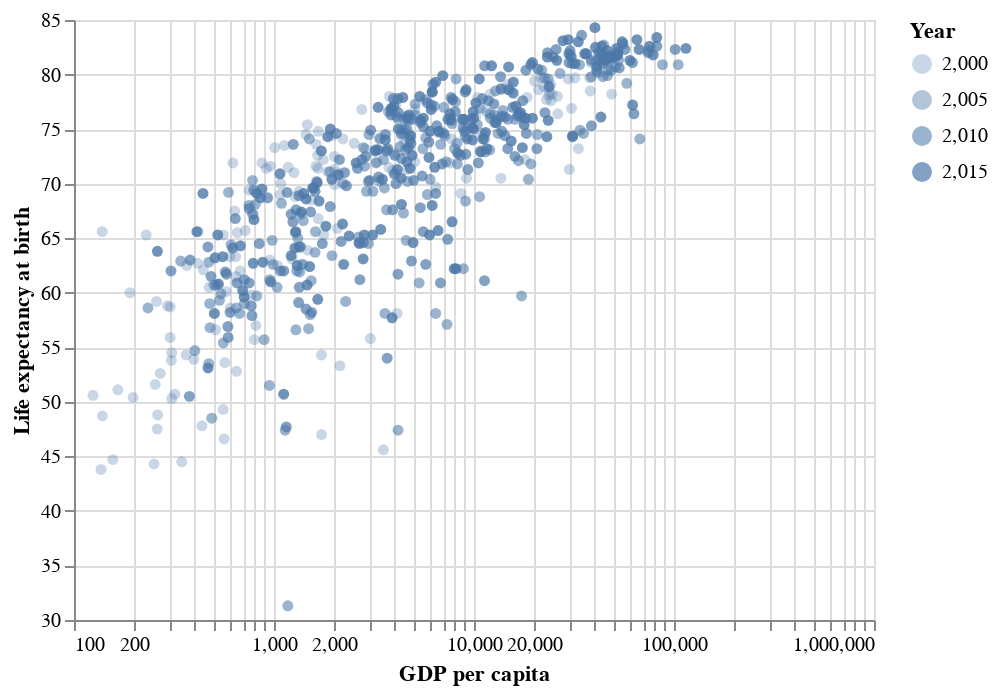

This figure's notebook cell:
### Markdown cell above
If instead of simply modifying an aesthetic, we want to use it to display variable information, we could instead specify the attribute *through an encoding*, as below:

### Code cell
# use opacity as an encoding channel
alt.Chart(data).mark_circle().encode(
    x = alt.X('GDP per capita', scale = alt.Scale(type = 'log')),
    y = alt.Y('All', title = 'Life expectancy at birth',
              scale = alt.Scale(zero = False)),
    opacity = 'Year'
)

### Figure 1 — Vega-Lite specification as saved in the notebook (floating-point values rounded to 4 significant figures; data arrays with more than 128 entries replaced by an {"elided": "..."} marker saying what was removed)
{"config": {"view": {"continuousWidth": 400, "continuousHeight": 300}}, "data": {"name": "data-f387fa34a6db5787f5f98ceb7832c6b7"}, "mark": "circle", "encoding": {"opacity": {"type": "quantitative", "field": "Year"}, "x": {"type": "quantitative", "field": "GDP per capita", "scale": {"type": "log"}}, "y": {"type": "quantitative", "field": "All", "scale": {"zero": false}, "title": "Life expectancy at birth"}}, "$schema": "https://vega.github.io/schema/vega-lite/v4.0.2.json", "datasets": {"data-f387fa34a6db5787f5f98ceb7832c6b7": {"elided": "620 records"}}}
